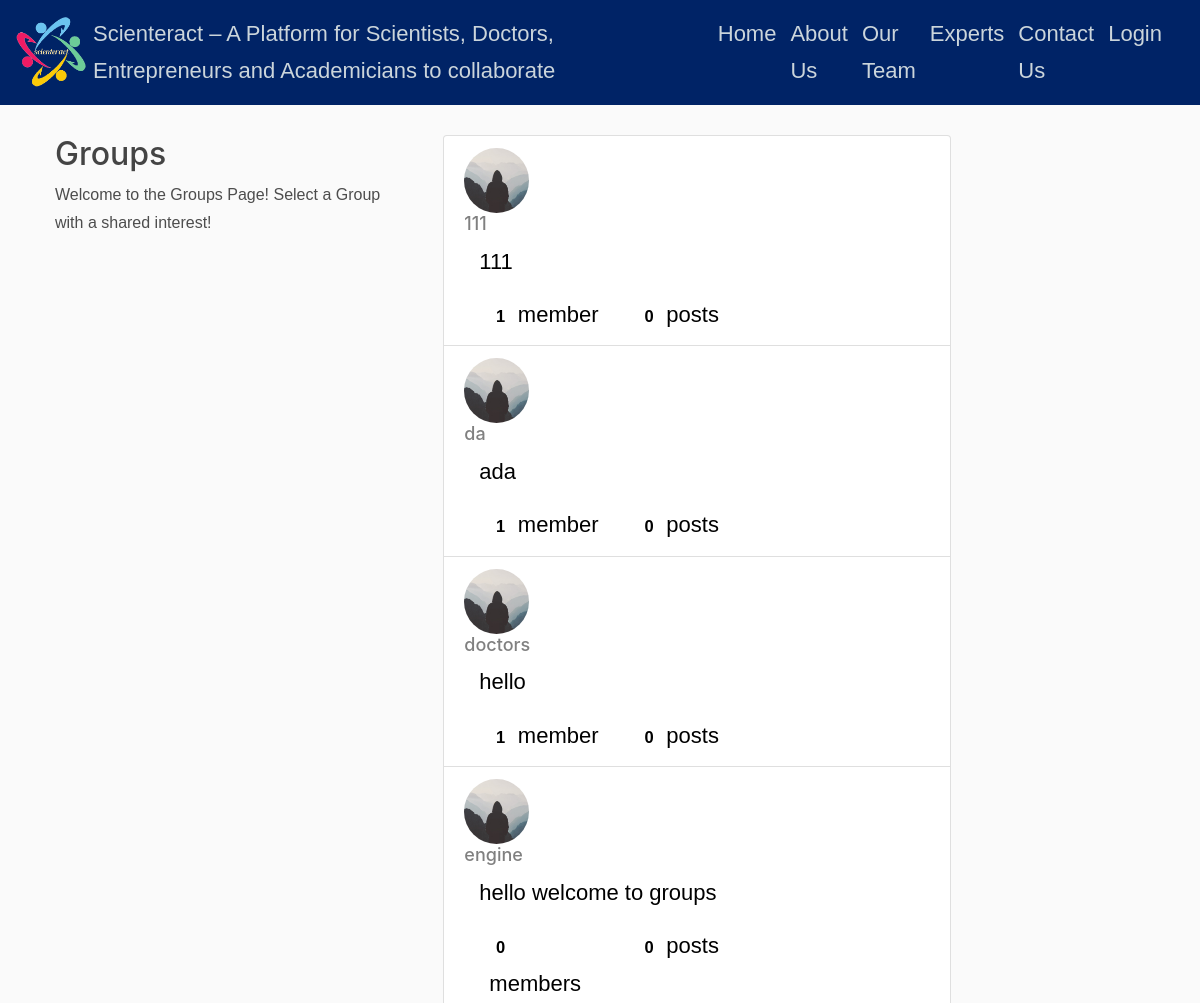
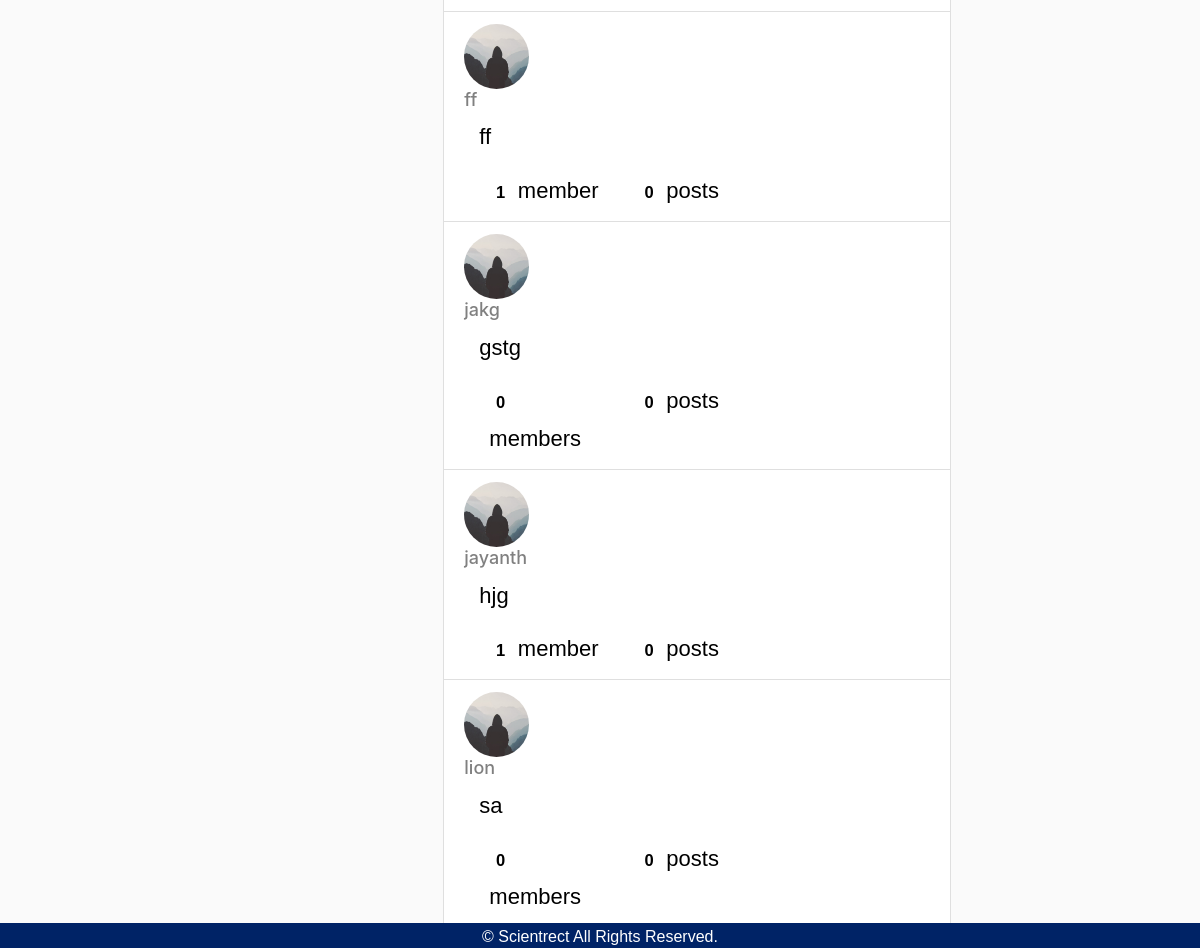
The app's page /groups/ with its own data (2 pictures, top to bottom).
### groups/models.py (models this page shows, shortened)
class Group(models.Model):
    name = models.CharField(max_length=255, unique=True)
    slug = models.SlugField(allow_unicode=True, unique=True)
    description = models.TextField(blank=True, default='')
    description_html = models.TextField(editable=False, default='', blank=True)
    members = models.ManyToManyField(User,through="GroupMember")
    image = models.ImageField(default='default.jpg', upload_to='media/group_pics')
    def __str__(self):
        return self.name
        return self.members
    class Meta:
        ordering = ["name"]

### groups/views.py (the view)
class ListGroups(generic.ListView):
    model = Group

### groups/templates/groups/group_list.html (shortened to what this page needs)
{% extends "groups/group_base.html" %}
{% load static %}
{% block pregroup %}
<div class="col-md-4" style="top: 50px;">
	<div class="content">
			<h2>Groups</h2>
			<p>Welcome to the Groups Page! Select a Group with a shared interest!</p>
	</div>
</div>
{% endblock %}
{% block group_content %}
<div class="col-md-8" style="top: 50px;">
<div class="list-group">
	 <div class="col-md-9">
		{% for group in object_list %}
		  <a class="list-group-item" href="{% url 'groups:single' slug=group %}">
		  	<img class="rounded-circle article-img" src="{{ group.image.url }}">
			     <h3 class="title list-group-item-heading">{{ group.name }}</h3>
			<div class="list-group-item-text container-fluid">
				{{ group.description_html|safe }}
				<div class="row">
					<div class="col-md-4">
						<span class="badge">{{ group.members.count }}</span> member{{ group.members.count|pluralize }}
					</div>
					<div class="col-md-4">
						<span class="badge">{{ group.posts.count }}</span> post{{ group.posts.count|pluralize }}
					</div>
				</div>
			</div>
		</a>
		{% endfor %}
	</div>
</div>
{% endblock %}

### groups/templates/groups/group_base.html (shortened to what this page needs)
{% extends "blog/base.html" %}
{% block content %}
  	<div id="divLinks" style="top: 85px">
         <div class="container">
        <div class="row">
    {% block pregroup %}{% endblock %}
    {% block group_content %}{% endblock %}
  </div>
</div>
</div>
{% endblock %}

### blog/templates/blog/base.html (shortened to what this page needs)
{% load static %}
<!DOCTYPE html>
<html>
<head>
    <link rel="stylesheet" href="https://maxcdn.bootstrapcdn.com/bootstrap/4.0.0/css/bootstrap.min.css">
    <link rel="stylesheet" type="text/css" href="{% static 'blog/assets/css/main.css' %}">
    <link rel="stylesheet" href="{% static 'blog/assets/fonts/icomoon/style.css'%}">
    <link rel="stylesheet" href= "{%  static 'blog/assets/css/magnific-popup.css' %}">
    <link rel="stylesheet" href="{% static 'blog/assets/css/jquery-ui.css' %}">
    <link rel="stylesheet" href="{% static 'blog/assets/css/owl.carousel.min.css' %}">
    <link rel="stylesheet" href="{% static 'blog/assets/css/owl.theme.default.min.css' %}">
    <link rel="stylesheet" href="{% static 'blog/assets/css/bootstrap-datepicker.css' %}">
    <link rel="stylesheet" href="{% static 'blog/assets/fonts/flaticon/font/flaticon.css' %}">
    <link rel="stylesheet" href="{% static 'blog/assets/css/aos.css' %}">
    <link rel="stylesheet" href="{% static 'blog/assets/css/style.css' %}">
</head>
    <header class="site-header">
       <div class="navbar-nav">
      <nav class="navbar navbar-expand-md navbar-dark bg-steel fixed-top" >
         <img id="logo" src="{% static 'images/logo.png' %}" size="1">
      <a class="nav-item nav-link" href="{% url 'blog-home1' %}">Scienteract – A Platform for Scientists, Doctors, Entrepreneurs and Academicians to collaborate</a>
        <div class="container" style="width: auto;">
            <div class="navbar-nav">
              <div class="collapse navbar-collapse" id="navbarToggle">
             <div class="navbar-nav mr-auto">
              {% if user.is_authenticated %}
                <a class="nav-item nav-link" href="{% url 'post-create' %}">New Post</a>
                <a class="nav-item nav-link" href="{% url 'blog-home' %}">Inbox</a>
                <a class="nav-item nav-link" href="{% url 'profile' %}">Profile</a>
                <a class="nav-item nav-link" href="{% url 'groups:all' %}">Groups</a>
                <a class="nav-item nav-link" href="{% url 'announement' %}">Post Announement</a>
                 <a class="nav-item nav-link" href="{% url 'announementlist' %}">Announement</a>
                <a class="nav-item nav-link" href="{% url 'logout' %}">Logout</a>
               {% else %}
                <a class="nav-item nav-link" href="{% url 'blog-home1' %}">Home</a>
                <a class="nav-item nav-link" href="#section-about" >About Us</a>
                <a class ="nav-item nav-link"href="#section-our-team" >Our Team</a>
                <a class ="nav-item nav-link"href="#section-industries" >Experts</a>
                <a class ="nav-item nav-link"href="#section-contact" class="nav-link">Contact Us</a>
                <a class="nav-item nav-link" href="{% url 'login' %}">Login</a>
              {% endif %}
              </div>
            </div>
            </div>
          </div>
        </div>
    </header>
          {% block content %}{% endblock %}
<div class="bottom-bar fixed-bottom" align=center style="height:25px;width:100%;background-color: #002366;">
    <font color="white"  >&copy;   Scientrect All Rights Reserved.</font>
</div>
</body>
</html>

### blog/static/blog/assets/css/main.css (style rules this page uses)
h1, h2, h3, h4, h5, h6 { color: #444444; }
#logo { float: left; width: 70px; height: 70px; }
.bg-steel { background-color: #002366; }
.site-header .navbar-nav .nav-link { color: #cbd5db; float: left; padding: 7px; }
.title { color: grey; font-size: 18px; }
a { text-decoration: none; font-size: 22px; color: black; }
#divLinks { position: absolute; overflow-y: auto; top: 75px; bottom: 20px; left: 0; right: 0; }
.article-img { height: 65px; width: 65px; margin-right: 16px; }
* { box-sizing: border-box; }
.row { margin: 0 -5px; }
.row:after { content: ""; display: table; clear: both; }

### blog/static/blog/assets/css/style.css (style rules this page uses)
a { -webkit-transition: .3s all ease; -o-transition: .3s all ease; transition: .3s all ease; }
h1, h2, h3, h4, h5, .h1, .h2, .h3, .h4, .h5 { font-family: "Poppins", -apple-system, BlinkMacSystemFont, "Segoe UI", Roboto, "Helvetica Neue", Arial, sans-serif, "Apple Color Emoji", "Segoe UI Emoji", "Segoe UI Symbol", "Noto Color Emoji"; }

### records on screen
Group: image (placeholder picture), name "111", description_html "111", members.count "1", posts.count "0"
Group: image (placeholder picture), name "da", description_html "ada", members.count "1", posts.count "0"
Group: image (placeholder picture), name "doctors", description_html "hello", members.count "1", posts.count "0"
Group: image (placeholder picture), name "engine", description_html "hello welcome to groups", members.count "0", posts.count "0"
Group: image (placeholder picture), name "ff", description_html "ff", members.count "1", posts.count "0"
Group: image (placeholder picture), name "jakg", description_html "gstg", members.count "0", posts.count "0"
Group: image (placeholder picture), name "jayanth", description_html "hjg", members.count "1", posts.count "0"
Group: image (placeholder picture), name "lion", description_html "sa", members.count "0", posts.count "0"
